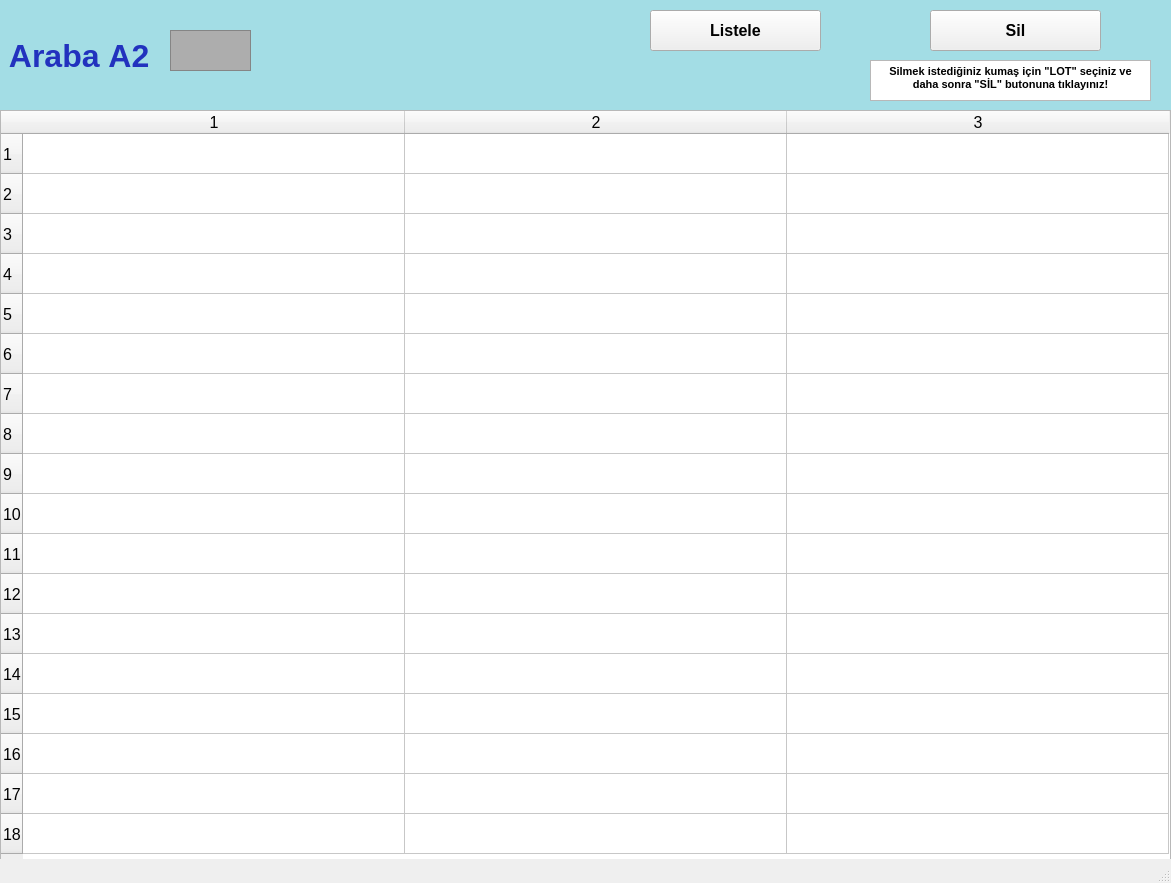
<?xml version="1.0" encoding="UTF-8"?>
<ui version="4.0">
 <class>arabalarA2_ekran</class>
 <widget class="QMainWindow" name="arabalarA2_ekran">
  <property name="geometry">
   <rect>
    <x>0</x>
    <y>0</y>
    <width>1171</width>
    <height>883</height>
   </rect>
  </property>
  <property name="font">
   <font>
    <pointsize>12</pointsize>
    <weight>50</weight>
    <bold>false</bold>
    <kerning>false</kerning>
   </font>
  </property>
  <property name="windowTitle">
   <string/>
  </property>
  <widget class="QWidget" name="centralwidget">
   <widget class="QLabel" name="arabaA1yazi_lbl">
    <property name="geometry">
     <rect>
      <x>0</x>
      <y>0</y>
      <width>1171</width>
      <height>111</height>
     </rect>
    </property>
    <property name="font">
     <font>
      <pointsize>24</pointsize>
      <weight>75</weight>
      <bold>true</bold>
     </font>
    </property>
    <property name="styleSheet">
     <string notr="true">background-color: rgb(163, 221, 229);
color: rgb(34, 50, 190);</string>
    </property>
    <property name="text">
     <string> Araba A2</string>
    </property>
   </widget>
   <widget class="QFrame" name="arabaA1_img">
    <property name="geometry">
     <rect>
      <x>170</x>
      <y>30</y>
      <width>81</width>
      <height>41</height>
     </rect>
    </property>
    <property name="styleSheet">
     <string notr="true">background-color: rgb(173, 173, 173);</string>
    </property>
    <property name="frameShape">
     <enum>QFrame::StyledPanel</enum>
    </property>
    <property name="frameShadow">
     <enum>QFrame::Raised</enum>
    </property>
   </widget>
   <widget class="QPushButton" name="listele2_btn">
    <property name="geometry">
     <rect>
      <x>650</x>
      <y>10</y>
      <width>171</width>
      <height>41</height>
     </rect>
    </property>
    <property name="font">
     <font>
      <pointsize>12</pointsize>
      <weight>75</weight>
      <bold>true</bold>
     </font>
    </property>
    <property name="text">
     <string>Listele</string>
    </property>
   </widget>
   <widget class="QTableWidget" name="A2_tw">
    <property name="geometry">
     <rect>
      <x>0</x>
      <y>110</y>
      <width>1171</width>
      <height>751</height>
     </rect>
    </property>
    <property name="baseSize">
     <size>
      <width>0</width>
      <height>0</height>
     </size>
    </property>
    <property name="rowCount">
     <number>18</number>
    </property>
    <property name="columnCount">
     <number>3</number>
    </property>
    <attribute name="horizontalHeaderVisible">
     <bool>true</bool>
    </attribute>
    <attribute name="horizontalHeaderCascadingSectionResizes">
     <bool>false</bool>
    </attribute>
    <attribute name="horizontalHeaderDefaultSectionSize">
     <number>382</number>
    </attribute>
    <attribute name="horizontalHeaderMinimumSectionSize">
     <number>38</number>
    </attribute>
    <attribute name="verticalHeaderDefaultSectionSize">
     <number>40</number>
    </attribute>
    <attribute name="verticalHeaderMinimumSectionSize">
     <number>23</number>
    </attribute>
    <row/>
    <row/>
    <row/>
    <row/>
    <row/>
    <row/>
    <row/>
    <row/>
    <row/>
    <row/>
    <row/>
    <row/>
    <row/>
    <row/>
    <row/>
    <row/>
    <row/>
    <row/>
    <column/>
    <column/>
    <column/>
   </widget>
   <widget class="QPushButton" name="sil2_btn">
    <property name="geometry">
     <rect>
      <x>930</x>
      <y>10</y>
      <width>171</width>
      <height>41</height>
     </rect>
    </property>
    <property name="font">
     <font>
      <pointsize>12</pointsize>
      <weight>75</weight>
      <bold>true</bold>
     </font>
    </property>
    <property name="text">
     <string>Sil</string>
    </property>
   </widget>
   <widget class="QTextBrowser" name="textBrowser">
    <property name="geometry">
     <rect>
      <x>870</x>
      <y>60</y>
      <width>281</width>
      <height>41</height>
     </rect>
    </property>
    <property name="html">
     <string>&lt;!DOCTYPE HTML PUBLIC &quot;-//W3C//DTD HTML 4.0//EN&quot; &quot;http://www.w3.org/TR/REC-html40/strict.dtd&quot;&gt;
&lt;html&gt;&lt;head&gt;&lt;meta name=&quot;qrichtext&quot; content=&quot;1&quot; /&gt;&lt;style type=&quot;text/css&quot;&gt;
p, li { white-space: pre-wrap; }
&lt;/style&gt;&lt;/head&gt;&lt;body style=&quot; font-family:'MS Shell Dlg 2'; font-size:12pt; font-weight:400; font-style:normal;&quot;&gt;
&lt;p align=&quot;center&quot; style=&quot; margin-top:0px; margin-bottom:0px; margin-left:0px; margin-right:0px; -qt-block-indent:0; text-indent:0px;&quot;&gt;&lt;span style=&quot; font-size:8pt; font-weight:600;&quot;&gt;Silmek istediğiniz kumaş için &amp;quot;LOT&amp;quot; seçiniz ve daha sonra &amp;quot;SİL&amp;quot; butonuna tıklayınız!&lt;/span&gt;&lt;/p&gt;&lt;/body&gt;&lt;/html&gt;</string>
    </property>
   </widget>
  </widget>
  <widget class="QStatusBar" name="statusbar"/>
 </widget>
 <resources/>
 <connections/>
</ui>
